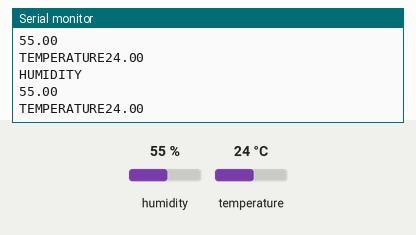
A sketch run on a simulated Arduino Uno, built with avr-gcc and run on an emulated ATmega328P. Parts: the last lines printed to the serial monitor. The test bench sets the inputs (shaded band); at power-on: humidity 55 %, temperature 24 °C.

Above: at 4.8 s.
4.9 s: humidity set to 22 %
At 7.3 s:
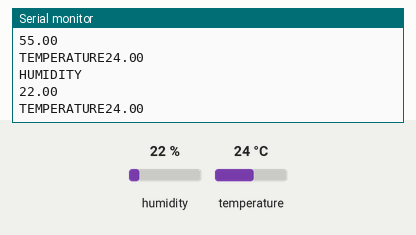
7.9 s: temperature set to 12 °C
At 8.5 s:
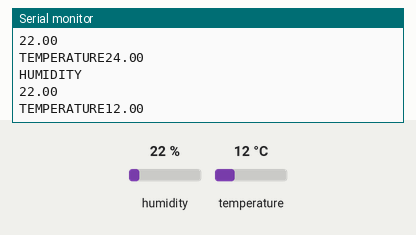
10.9 s: humidity set to 40 %
At 13.3 s:
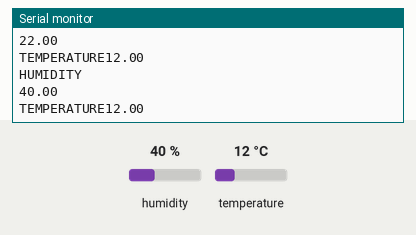
Timing chart, 0 to 14.8 s (numbered marks = the images above; inputs shaded):
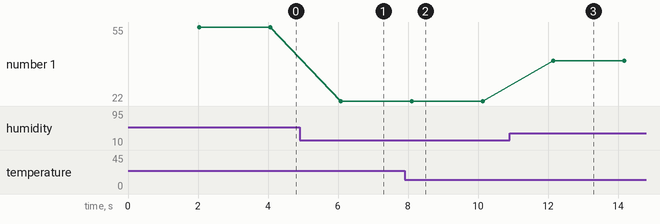

Measured:
- after the input at 4.9 s, the serial monitor: prints a new line after 1.2 s (image 1)
- after the input at 7.9 s, the serial monitor: prints a new line after 0.22 s (image 2)
- after the input at 10.9 s, the serial monitor: prints a new line after 1.3 s (image 3)
- plotted number 1: 55 → 22 after the input at 4.9 s, 22 → 40 after the input at 10.9 s

The sketch:

hum.ino
```cpp
#include "DHT.h"
#define DHTPIN 2
#define DHTYPE DHT11
DHT dht(DHTPIN,DHTYPE);
void setup() {
  // put your setup code here, to run once:
  Serial.begin(9600);
  dht.begin();

}
void loop() {

  delay(2000);
  float h=dht.readHumidity();
  float t=dht.readTemperature();
  Serial.println("HUMIDITY ");
  Serial.println(h);

  Serial.print("TEMPERATURE");
  Serial.println(t);

}
```
